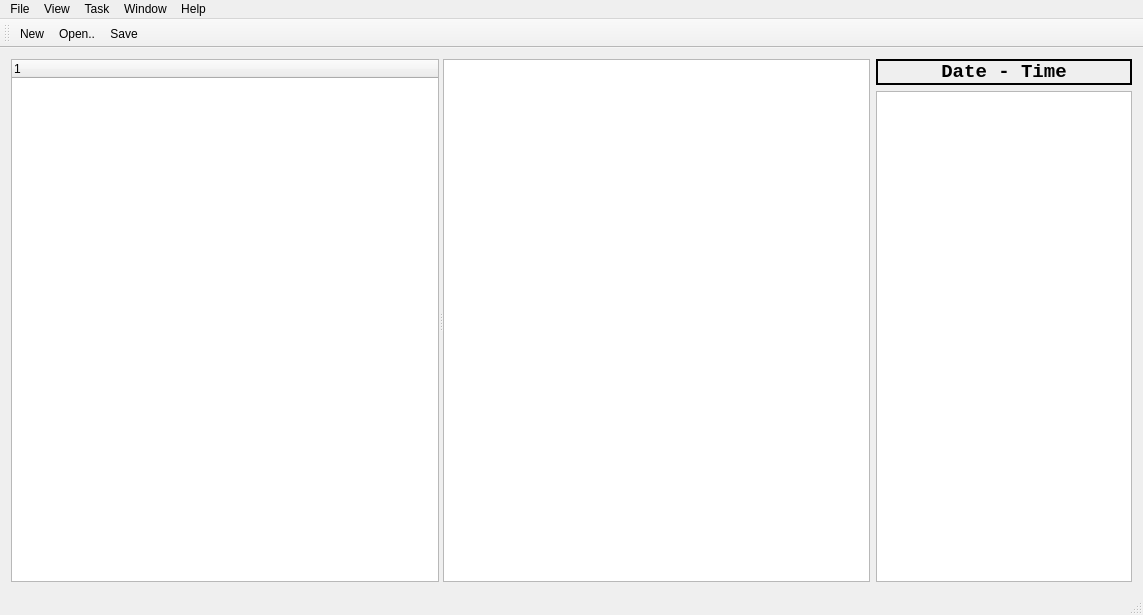
<?xml version="1.0" encoding="UTF-8"?>
<ui version="4.0">
 <class>MainWindow</class>
 <widget class="QMainWindow" name="MainWindow">
  <property name="geometry">
   <rect>
    <x>0</x>
    <y>0</y>
    <width>1143</width>
    <height>615</height>
   </rect>
  </property>
  <property name="windowTitle">
   <string>ProPer Project Management</string>
  </property>
  <widget class="QWidget" name="centralWidget">
   <property name="sizePolicy">
    <sizepolicy hsizetype="Preferred" vsizetype="Preferred">
     <horstretch>0</horstretch>
     <verstretch>0</verstretch>
    </sizepolicy>
   </property>
   <layout class="QGridLayout" name="gridLayout">
    <item row="0" column="0">
     <layout class="QHBoxLayout" name="horizontalLayout">
      <property name="sizeConstraint">
       <enum>QLayout::SetNoConstraint</enum>
      </property>
      <item>
       <widget class="QSplitter" name="splitter">
        <property name="sizePolicy">
         <sizepolicy hsizetype="Expanding" vsizetype="Expanding">
          <horstretch>0</horstretch>
          <verstretch>0</verstretch>
         </sizepolicy>
        </property>
        <property name="orientation">
         <enum>Qt::Horizontal</enum>
        </property>
        <widget class="QTreeWidget" name="projectTree">
         <property name="sizePolicy">
          <sizepolicy hsizetype="Expanding" vsizetype="Expanding">
           <horstretch>0</horstretch>
           <verstretch>0</verstretch>
          </sizepolicy>
         </property>
        </widget>
        <widget class="TaskPipeView" name="graphicsView"/>
       </widget>
      </item>
      <item>
       <layout class="QVBoxLayout" name="verticalLayout">
        <item>
         <widget class="QLabel" name="clockLabel">
          <property name="sizePolicy">
           <sizepolicy hsizetype="Minimum" vsizetype="Preferred">
            <horstretch>0</horstretch>
            <verstretch>0</verstretch>
           </sizepolicy>
          </property>
          <property name="minimumSize">
           <size>
            <width>250</width>
            <height>0</height>
           </size>
          </property>
          <property name="font">
           <font>
            <family>Consolas</family>
            <pointsize>14</pointsize>
            <weight>75</weight>
            <bold>true</bold>
           </font>
          </property>
          <property name="frameShape">
           <enum>QFrame::WinPanel</enum>
          </property>
          <property name="text">
           <string>Date - Time</string>
          </property>
          <property name="alignment">
           <set>Qt::AlignCenter</set>
          </property>
         </widget>
        </item>
        <item>
         <widget class="QListWidget" name="listWidget">
          <property name="sizePolicy">
           <sizepolicy hsizetype="Minimum" vsizetype="Expanding">
            <horstretch>0</horstretch>
            <verstretch>0</verstretch>
           </sizepolicy>
          </property>
          <property name="minimumSize">
           <size>
            <width>250</width>
            <height>0</height>
           </size>
          </property>
          <property name="spacing">
           <number>2</number>
          </property>
          <property name="wordWrap">
           <bool>true</bool>
          </property>
         </widget>
        </item>
       </layout>
      </item>
     </layout>
    </item>
   </layout>
  </widget>
  <widget class="QMenuBar" name="menuBar">
   <property name="geometry">
    <rect>
     <x>0</x>
     <y>0</y>
     <width>1143</width>
     <height>25</height>
    </rect>
   </property>
   <widget class="QMenu" name="menuFile">
    <property name="title">
     <string>File</string>
    </property>
    <addaction name="separator"/>
    <addaction name="actionNew"/>
    <addaction name="actionOpen"/>
    <addaction name="actionOpen_Remote"/>
    <addaction name="separator"/>
    <addaction name="actionSave"/>
    <addaction name="actionSave_As"/>
    <addaction name="actionSave_Remote"/>
    <addaction name="separator"/>
    <addaction name="actionExit"/>
   </widget>
   <widget class="QMenu" name="menuOptions">
    <property name="title">
     <string>View</string>
    </property>
    <addaction name="actionColor_Scheme"/>
    <addaction name="actionHide_Completed"/>
   </widget>
   <widget class="QMenu" name="menuTask">
    <property name="title">
     <string>Task</string>
    </property>
    <addaction name="actionNewProject"/>
    <addaction name="actionNewTask"/>
    <addaction name="actionFind"/>
   </widget>
   <widget class="QMenu" name="menuWindow">
    <property name="title">
     <string>Window</string>
    </property>
    <addaction name="actionView_logs"/>
   </widget>
   <widget class="QMenu" name="menuHelp">
    <property name="title">
     <string>Help</string>
    </property>
    <addaction name="actionAbout"/>
   </widget>
   <addaction name="menuFile"/>
   <addaction name="menuOptions"/>
   <addaction name="menuTask"/>
   <addaction name="menuWindow"/>
   <addaction name="menuHelp"/>
  </widget>
  <widget class="QToolBar" name="mainToolBar">
   <attribute name="toolBarArea">
    <enum>TopToolBarArea</enum>
   </attribute>
   <attribute name="toolBarBreak">
    <bool>false</bool>
   </attribute>
   <addaction name="actionNew"/>
   <addaction name="actionOpen"/>
   <addaction name="actionSave"/>
  </widget>
  <widget class="QStatusBar" name="statusBar"/>
  <action name="actionOpen">
   <property name="icon">
    <iconset resource="mainwindow.qrc">
     <normaloff>:/icons/images/document-open.png</normaloff>:/icons/images/document-open.png</iconset>
   </property>
   <property name="text">
    <string>Open..</string>
   </property>
  </action>
  <action name="actionSave">
   <property name="icon">
    <iconset resource="mainwindow.qrc">
     <normaloff>:/icons/images/document-save.png</normaloff>:/icons/images/document-save.png</iconset>
   </property>
   <property name="text">
    <string>Save</string>
   </property>
  </action>
  <action name="actionSave_As">
   <property name="icon">
    <iconset resource="mainwindow.qrc">
     <normaloff>:/icons/images/document-save-as.png</normaloff>:/icons/images/document-save-as.png</iconset>
   </property>
   <property name="text">
    <string>Save As..</string>
   </property>
  </action>
  <action name="actionExit">
   <property name="text">
    <string>Exit</string>
   </property>
  </action>
  <action name="actionColor_Scheme">
   <property name="text">
    <string>Color Scheme</string>
   </property>
  </action>
  <action name="actionFind">
   <property name="text">
    <string>Find</string>
   </property>
  </action>
  <action name="actionNewTask">
   <property name="text">
    <string>New Task</string>
   </property>
  </action>
  <action name="actionView_logs">
   <property name="text">
    <string>View logs</string>
   </property>
  </action>
  <action name="actionNewProject">
   <property name="text">
    <string>New Project</string>
   </property>
  </action>
  <action name="actionOpen_Remote">
   <property name="text">
    <string>Open Remote..</string>
   </property>
  </action>
  <action name="actionSave_Remote">
   <property name="text">
    <string>Save Remote</string>
   </property>
  </action>
  <action name="actionHide_Completed">
   <property name="text">
    <string>Hide Completed</string>
   </property>
  </action>
  <action name="actionAbout">
   <property name="text">
    <string>About</string>
   </property>
  </action>
  <action name="actionNew">
   <property name="icon">
    <iconset resource="mainwindow.qrc">
     <normaloff>:/icons/images/document-new.png</normaloff>:/icons/images/document-new.png</iconset>
   </property>
   <property name="text">
    <string>New</string>
   </property>
  </action>
 </widget>
 <layoutdefault spacing="6" margin="11"/>
 <customwidgets>
  <customwidget>
   <class>TaskPipeView</class>
   <extends>QGraphicsView</extends>
   <header>taskpipeview.h</header>
  </customwidget>
 </customwidgets>
 <resources>
  <include location="mainwindow.qrc"/>
 </resources>
 <connections/>
</ui>
